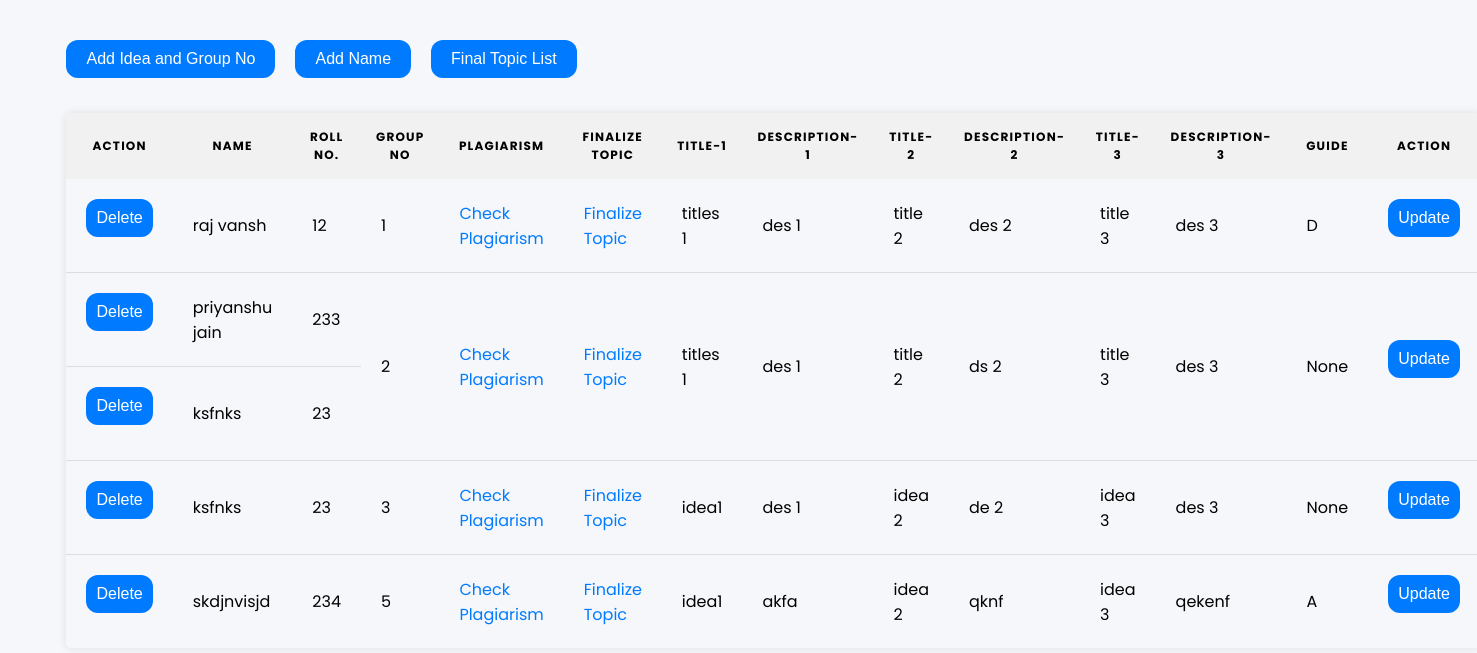
Screenshot of /add_idea_no_listz with the database file from the repository.
### present/models.py (models this page shows, shortened)
class Sy_idea_no(models.Model):
    sy_name = models.CharField(max_length=100)
    sy_roll_no = models.IntegerField()
    sy_email = models.CharField(max_length=100,default='@somaiya.edu')
    sy_group_no = models.ForeignKey(Sy_add_idea_no, on_delete=models.CASCADE)

class Sy_add_idea_no(models.Model):
    Add_sy_group_no = models.IntegerField()
    CHOICES_GUIDE = [
        ('0', 'None'),
        ('1', 'A'),
        ('2', 'B'),
        ('3', 'C'),
        ('4', 'D'),
        ('5', 'E'),
    ]
    CHOICES_BRANCH = [
        ('0', 'NONE'),
        ('1', 'IT'),
        ('2', 'COMPS'),
        ('3', 'AIDS'),
        ('4', 'EXTC'),
    ]
    CHOICES_YEAR = [
        ('0', 'None'),
        ('1', '2023'),
        ('2', '2024'),
        ('3', '2025'),
        ('4', '2026'),
        ('5', '2027'),
        ('6', '2028'),
        ('7', '2029'),
        ('8', '2030'),
        ('9', '2031'),
        ('10', '2032'),
    ]
    sy_idea_1 = models.CharField(max_length=60)
    sy_idea_1_des = models.TextField(max_length=300)
    sy_idea_2 = models.CharField(max_length=60)
    sy_idea_2_des = models.TextField(max_length=300)
    sy_idea_3 = models.CharField(max_length=60)
    sy_idea_3_des = models.TextField(max_length=300)
    choices_guide = models.CharField(
        max_length=20,
        choices=CHOICES_GUIDE,
        default='0'
    )
    choices_branch = models.CharField(
        max_length=20,
        choices=CHOICES_BRANCH,
        default='0'
    )
    choices_year = models.CharField(
        max_length=20,
        choices=CHOICES_YEAR,
        default='0'
    )
    def get_choices_guide(self):
        return dict(self.CHOICES_GUIDE).get(self.choices_guide, 'Unknown')

### present/views.py (the view)
# urls.py: path('add_idea_no_listz', views.add_idea_no_listz, name='add_idea_no_listz'),
def add_idea_no_listz(request):
    items1 = Sy_idea_no.objects.select_related('sy_group_no').order_by('sy_group_no__Add_sy_group_no')
    grouped_items = []
    current_group = None
    for item in items1:
        if current_group != item.sy_group_no:
            current_group = item.sy_group_no
            grouped_items.append({
                'group': current_group,
                'students': [],
                'check_plagiarism': "#",
                'finalize_idea_page': item.pk,
                'sy_idea_1': current_group.sy_idea_1,
                'sy_idea_1_des': current_group.sy_idea_1_des,
                'sy_idea_2': current_group.sy_idea_2,
                'sy_idea_2_des': current_group.sy_idea_2_des,
                'sy_idea_3': current_group.sy_idea_3,
                'sy_idea_3_des': current_group.sy_idea_3_des,
                'get_choices_guide': current_group.get_choices_guide
            })
        grouped_items[-1]['students'].append(item)
    return render(request, 'myapp/add_idea_no_list.html', {'grouped_items': grouped_items})

### present/myapp/templates/myapp/add_idea_no_list.html (shortened to what this page needs)
<!DOCTYPE html>
<html lang="en">
<head>
    {% load static %}
    <link rel="stylesheet" href="{% static 'css/tablepage.css' %}">
</head>
<body>
    <div class="table-container">
        <div class="enter_and_idea_grp_no">
            <form action="{% url 'add_idea_no' %}" method="get">
                <button type="submit" class="add_idea_btn">Add Idea and Group No</button>
            </form>
            <form action="{% url 'add_name_roll' %}" method="get">
                <button type="submit" class="add_idea_btn">Add Name</button>
            </form>
            <form action="{% url 'evaluation_list' %}" method="get">
                <button type="submit" class="add_idea_btn">Final Topic List</button>
            </form>
        </div>
        <table>
            <thead>
                <tr>
                    <th>Action</th>
                    <th>Name</th>
                    <th>Roll No.</th>
                    <th>Group No</th>
                    <th>Plagiarism</th>
                    <th>Finalize Topic</th>
                    <th>Title-1</th>
                    <th>Description-1</th>
                    <th>Title-2</th>
                    <th>Description-2</th>
                    <th>Title-3</th>
                    <th>Description-3</th>
                    <th>Guide</th>
                    <th>Action</th>
                </tr>
            </thead>
            <tbody>
                {% for group in grouped_items %}
                    {% for student in group.students %}
                        <tr>
                            <td>
                                <form action="{% url 'delete_idea_no' student.pk %}" method="post" onsubmit="return confirm('Are you sure you want to delete this item?');">
                                    <button type="submit" class="btn btn-danger">Delete</button>
                                </form>
                            </td>
                            <td>{{ student.sy_name }}</td>
                            <td>{{ student.sy_roll_no }}</td>
                            {% if forloop.first %}
                                <td rowspan="{{ group.students|length }}">{{ group.group.Add_sy_group_no }}</td>
                                <td rowspan="{{ group.students|length }}"><a href="{{ group.check_plagiarism }}">Check Plagiarism</a></td>
                            <td rowspan="{{ group.students|length }}"><a href="{% url 'finalize_idea_page' group.group.pk %}">Finalize Topic</a></td>
                            <td rowspan="{{ group.students|length }}">{{ group.group.sy_idea_1 }}</td>
                            <td rowspan="{{ group.students|length }}">{{ group.group.sy_idea_1_des }}</td>
                            <td rowspan="{{ group.students|length }}">{{ group.group.sy_idea_2 }}</td>
                            <td rowspan="{{ group.students|length }}">{{ group.group.sy_idea_2_des }}</td>
                            <td rowspan="{{ group.students|length }}">{{ group.group.sy_idea_3 }}</td>
                            <td rowspan="{{ group.students|length }}">{{ group.group.sy_idea_3_des }}</td>
                            <td rowspan="{{ group.students|length }}">{{ group.group.get_choices_guide }}</td>
                            <td rowspan="{{ group.students|length }}"><a href="{% url 'update_idea_no' group.group.pk %}">
                                <button type="button" class="btn btn-primary">Update</button>
                            </a></td>
                            {% endif %}
                        </tr>
                    {% endfor %}
                {% endfor %}
            </tbody>
        </table>
    </div>
</body>
</html>

### present/myapp/templates/static/css/tablepage.css (style rules this page uses)
body { font-family: 'Poppins', sans-serif; background-color: #f5f7fa; margin: 0; padding: 0; }
.enter_and_idea_grp_no { display: flex; flex-direction: row; padding-bottom: 20px; padding-top: 20px; }
.enter_and_idea_grp_no form { margin-right: 20px; }
.table-container td { padding: 20px; text-align: inherit; place-items:inherit; }
form { display: flex; flex-direction: row; }
select, button { padding: 10px; margin-bottom: 15px; border: 1px solid #ccc; border-radius: 4px; }
button { background-color: #007bff; color: #fff; border: none; cursor: pointer; font-size: 16px; border-radius: 12px; }
.add_idea_btn { padding-left: 20px; padding-right: 20px; }
.table-container { width: 91%; margin: 20px auto; }
table { width: 100%; border-collapse: collapse; box-shadow: 0 0 10px rgba(0,0,0,0.1); border-radius: 5px; overflow: hidden; }
th, td { padding: 15px; text-align: center; }
th { background-color: #f1f1f1; text-transform: uppercase; font-size: 12px; letter-spacing: 0.1em; }
tr { border-bottom: 1px solid #ddd; transition: all 0.3s ease; }
tr:last-child { border-bottom: none; }
a { color: #007bff; text-decoration: none; }

### rows the page displays
Sy_add_idea_no: group.Add_sy_group_no "1", group.sy_idea_1 "titles 1", group.sy_idea_1_des "des 1", group.sy_idea_2 "title 2", group.sy_idea_2_des "des 2", group.sy_idea_3 "title 3", group.sy_idea_3_des "des 3", group.get_choices_guide "D"
Sy_idea_no: sy_name "raj vansh", sy_roll_no "12"
Sy_add_idea_no: group.Add_sy_group_no "2", group.sy_idea_1 "titles 1", group.sy_idea_1_des "des 1", group.sy_idea_2 "title 2", group.sy_idea_2_des "ds 2", group.sy_idea_3 "title 3", group.sy_idea_3_des "des 3", group.get_choices_guide "None"
Sy_idea_no: sy_name "priyanshu jain", sy_roll_no "233"
Sy_idea_no: sy_name "ksfnks", sy_roll_no "23"
Sy_add_idea_no: group.Add_sy_group_no "3", group.sy_idea_1 "idea1", group.sy_idea_1_des "des 1", group.sy_idea_2 "idea 2", group.sy_idea_2_des "de 2", group.sy_idea_3 "idea 3", group.sy_idea_3_des "des 3", group.get_choices_guide "None"
Sy_idea_no: sy_name "ksfnks", sy_roll_no "23"
Sy_add_idea_no: group.Add_sy_group_no "5", group.sy_idea_1 "idea1", group.sy_idea_1_des "akfa", group.sy_idea_2 "idea 2", group.sy_idea_2_des "qknf", group.sy_idea_3 "idea 3", group.sy_idea_3_des "qekenf", group.get_choices_guide "A"
Sy_idea_no: sy_name "skdjnvisjd", sy_roll_no "234"
